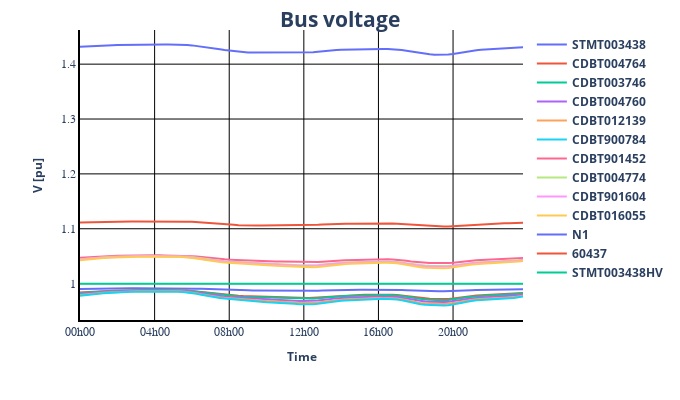

Notebook code cell kept with this figure:
### Code cell
pp_plot.plot_timeseries_result(
    data_df=result_df["res_bus.vm_pu"],
    ylabel="V [pu]",
    plot_title="Bus voltage",
    filename="voltage_result",
)
